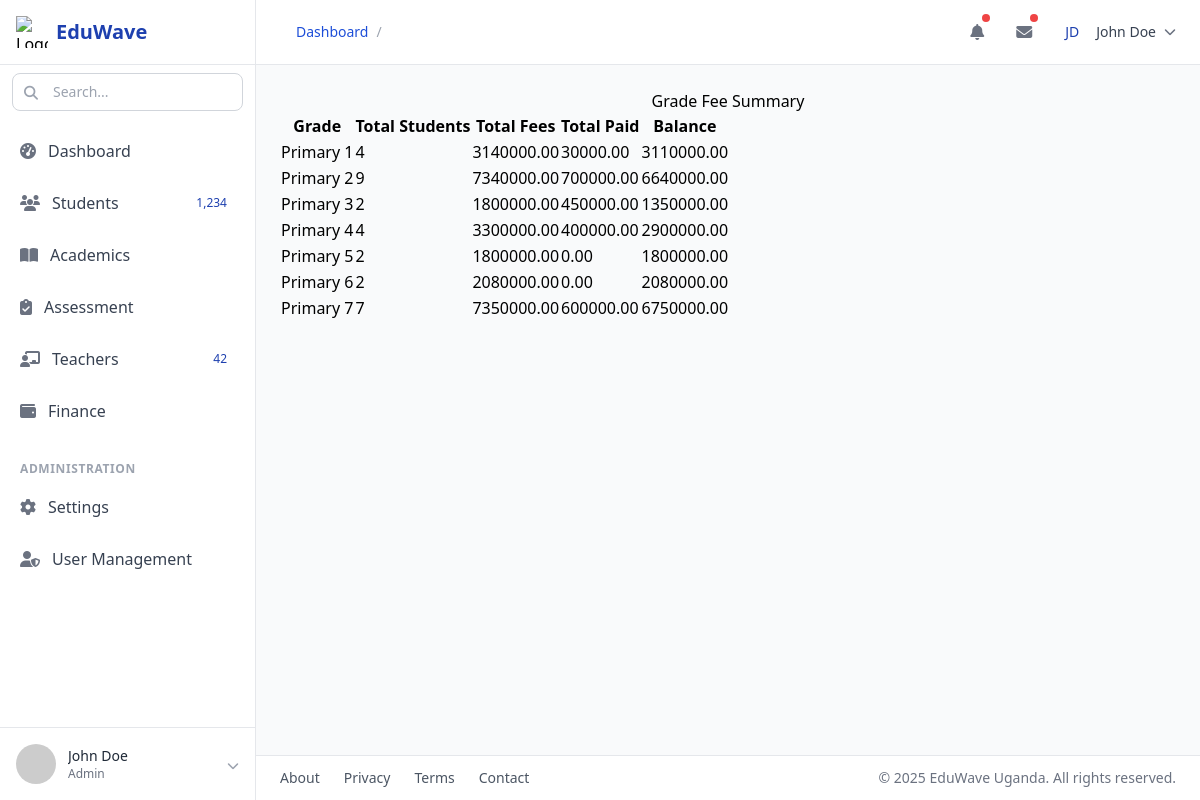
Screenshot of /finance/grades/summary/ with the database file from the repository.
### academic/models.py (models this page shows, shortened)
class Grade(models.Model):
    grade_name = models.CharField(max_length=50)
    class_teacher = models.ForeignKey(
        Teacher, on_delete=models.SET_NULL, null=True, related_name="grades")
    created = models.DateField(auto_now_add=True)
    updated = models.DateField(auto_now=True)
    class Meta:
        db_table = "class"
        db_table_comment = "This includes Students address data"
        ordering = ["grade_name"]

### finance/views.py (the view)
# urls.py: path('grades/summary/', grade_fee_summary, name='grade_fee_summary'),
def grade_fee_summary(request):
    grades = SchoolFees.objects.all()
    data = []
    for grade in grades:
        students = StudentTuitionDescription.objects.filter(tuition=grade)
        total_students = students.count()
        total_fees = students.aggregate(total_fees=Sum('total_fee'))[
            'total_fees'] or 0
        total_paid = FeeTransaction.objects.filter(student__in=students).aggregate(
            total_paid=Sum('amount_paid')
        )['total_paid'] or 0
        balance = total_fees - total_paid
        data.append({
            'grade': grade.grade.grade_name,
            'total_students': total_students,
            'total_fees': total_fees,
            'total_paid': total_paid,
            'balance': balance,
        })
    context = {'data': data}
    return render(request, 'grade_fee_summary.html', context)

### finance/templates/grade_fee_summary.html
{% extends 'base.html' %}
{% block content %}
    <div class="content table-responsive table-full-width">
        <h1 class="text-center">Grade Fee Summary</h1>
        <table class="table table-striped table-bordered">
            <thead class="thead-dark">
                <tr>
                    <th>Grade</th>
                    <th>Total Students</th>
                    <th>Total Fees</th>
                    <th>Total Paid</th>
                    <th>Balance</th>
                </tr>
            </thead>
            <tbody>
                {% for item in data %}
                <tr>
                    <td>{{ item.grade }}</td>
                    <td>{{ item.total_students }}</td>
                    <td>{{ item.total_fees|floatformat:2 }}</td>
                    <td>{{ item.total_paid|floatformat:2 }}</td>
                    <td>{{ item.balance|floatformat:2 }}</td>
                </tr>
                {% endfor %}
            </tbody>
        </table>
    </div>
{% endblock content %}

### rows the page displays
Grade: grade "Primary 1"
Grade: grade "Primary 2"
Grade: grade "Primary 3"
Grade: grade "Primary 4"
Grade: grade "Primary 5"
Grade: grade "Primary 6"
Grade: grade "Primary 7"

### other values shown
{{ item.total_students }} "4" "9" "2" "4" "2" "2" "7"
{{ item.total_fees|floatformat:2 }} "3140000.00" "7340000.00" "1800000.00" "3300000.00" "1800000.00" "2080000.00" "7350000.00"
{{ item.total_paid|floatformat:2 }} "30000.00" "700000.00" "450000.00" "400000.00" "0.00" "0.00" "600000.00"
{{ item.balance|floatformat:2 }} "3110000.00" "6640000.00" "1350000.00" "2900000.00" "1800000.00" "2080000.00" "6750000.00"
